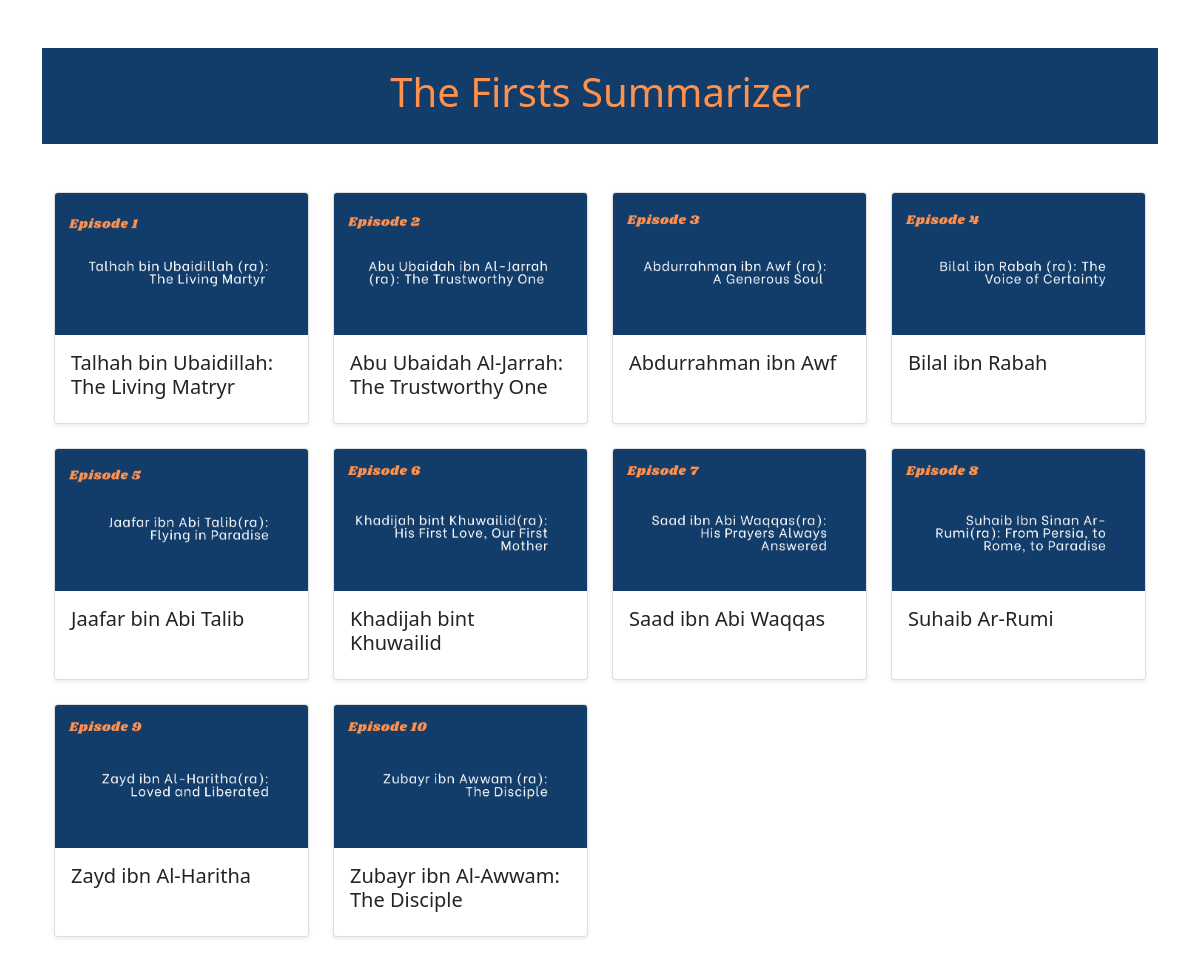
Before: / with the older database file.
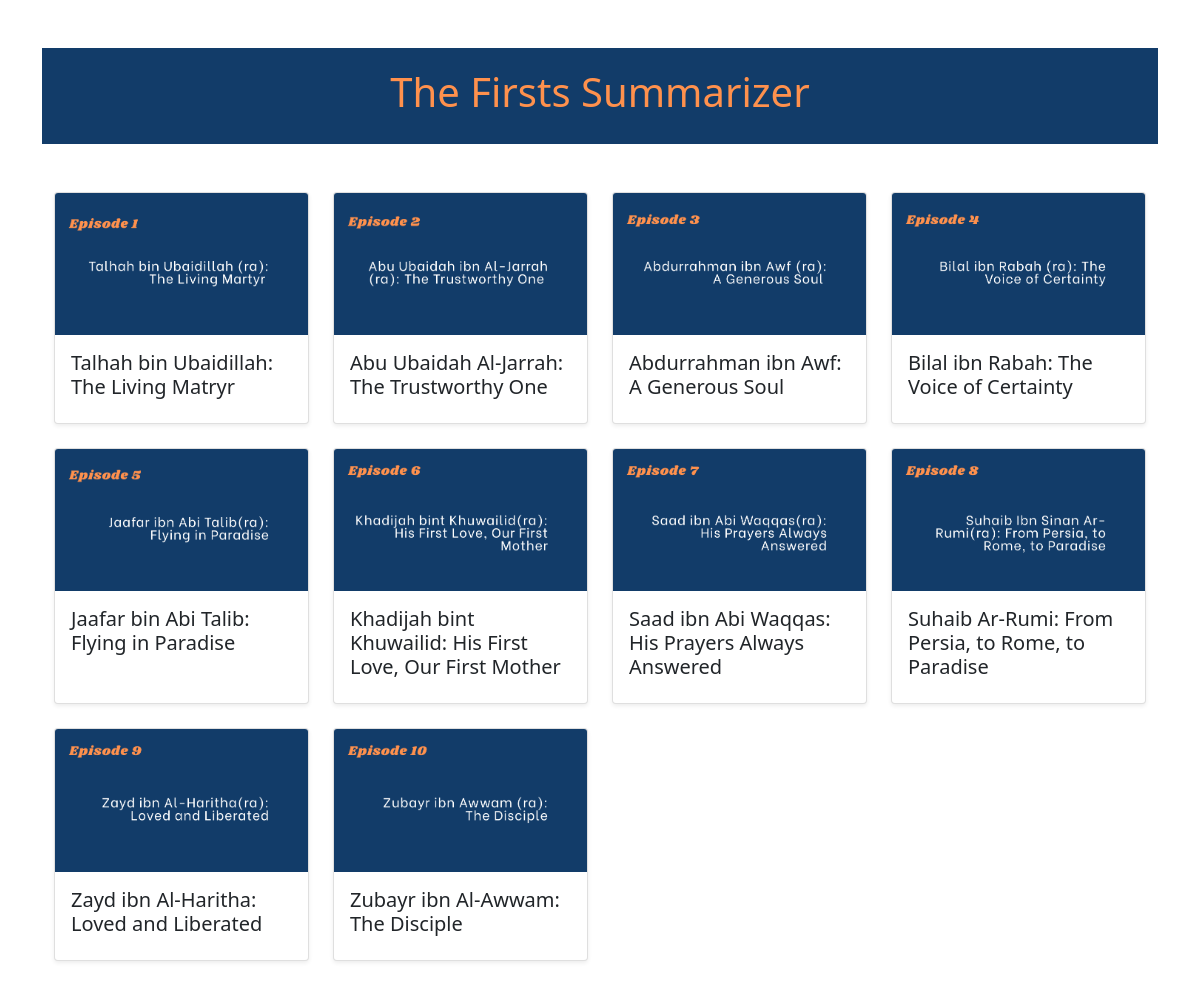
After: the same page with the newer database file.
### textsumm/models.py (models this page shows, shortened)
class TextSumm(models.Model):
    name        = models.CharField(max_length=255)
    text        = models.TextField(default="")
    image       = models.ImageField(upload_to="FYP Cover Images/")
    video       = models.URLField(blank=True, default="")
    lineage     = models.TextField(default="")
    conversion  = models.TextField(default="")
    persecution = models.TextField(default="")
    hijrah      = models.TextField(default="")
    battle      = models.TextField(default="")
    trait       = models.TextField(default="")
    death       = models.TextField(default="")

### textsumm/views.py (the view)
# urls.py: 2. Add a URL to urlpatterns:  path('', views.home, name='home')
def home(request):
    textsumm = TextSumm.objects.all()
    return render(request, 'home.html', {'textsumm': textsumm})

### textsumm/templates/home.html (shortened to what this page needs)
{% extends 'base.html' %}
{% block content %}
<header style="background-color: #123c69; color: #ff914d; padding: 20px 0; text-align: center; width: 100%;">
  <h1>The Firsts Summarizer</h1>
</header>
<div class="container my-5">
  <div class="row row-cols-1 row-cols-sm-2 row-cols-md-3 row-cols-lg-4 g-4">
    {% for item in textsumm %}
      <div class="col">
        <div class="card h-100 shadow-sm">
          <a href="{% url 'view_text' item.pk %}">
            <img src="{{ item.image.url }}" class="card-img-top" alt="{{ item.name }}"
                 style="width: 100%; height: auto; object-fit: contain;">
          </a>
          <div class="card-body d-flex flex-column">
            <h5 class="card-title">{{ item.name }}</h5>
          </div>
        </div>
      </div>
    {% endfor %}
  </div>
</div>
{% endblock %}

### textsumm/templates/base.html (shortened to what this page needs)
<!doctype html>
<html lang="en">
  <head>
    <link href="https://cdn.jsdelivr.net/npm/bootstrap@5.0.2/dist/css/bootstrap.min.css" rel="stylesheet">
    <link rel="stylesheet" href="https://cdn.jsdelivr.net/npm/bootstrap-icons@1.10.5/font/bootstrap-icons.css">
  </head>
  <body>
    <div class="container my-5">
      {% block content %}{% endblock %}
    </div>
  </body>
</html>

Changed rows visible on the page:
changed TextSumm: name "Abdurrahman ibn Awf" → "Abdurrahman ibn Awf: A Generous Soul"
changed TextSumm: name "Bilal ibn Rabah" → "Bilal ibn Rabah: The Voice of Certainty"
changed TextSumm: name "Jaafar bin Abi Talib" → "Jaafar bin Abi Talib: Flying in Paradise"
changed TextSumm: name "Khadijah bint Khuwailid" → "Khadijah bint Khuwailid: His First Love, Our First Mother"
changed TextSumm: name "Saad ibn Abi Waqqas" → "Saad ibn Abi Waqqas: His Prayers Always Answered"
changed TextSumm: name "Suhaib Ar-Rumi" → "Suhaib Ar-Rumi: From Persia, to Rome, to Paradise"
changed TextSumm: name "Zayd ibn Al-Haritha" → "Zayd ibn Al-Haritha: Loved and Liberated"
